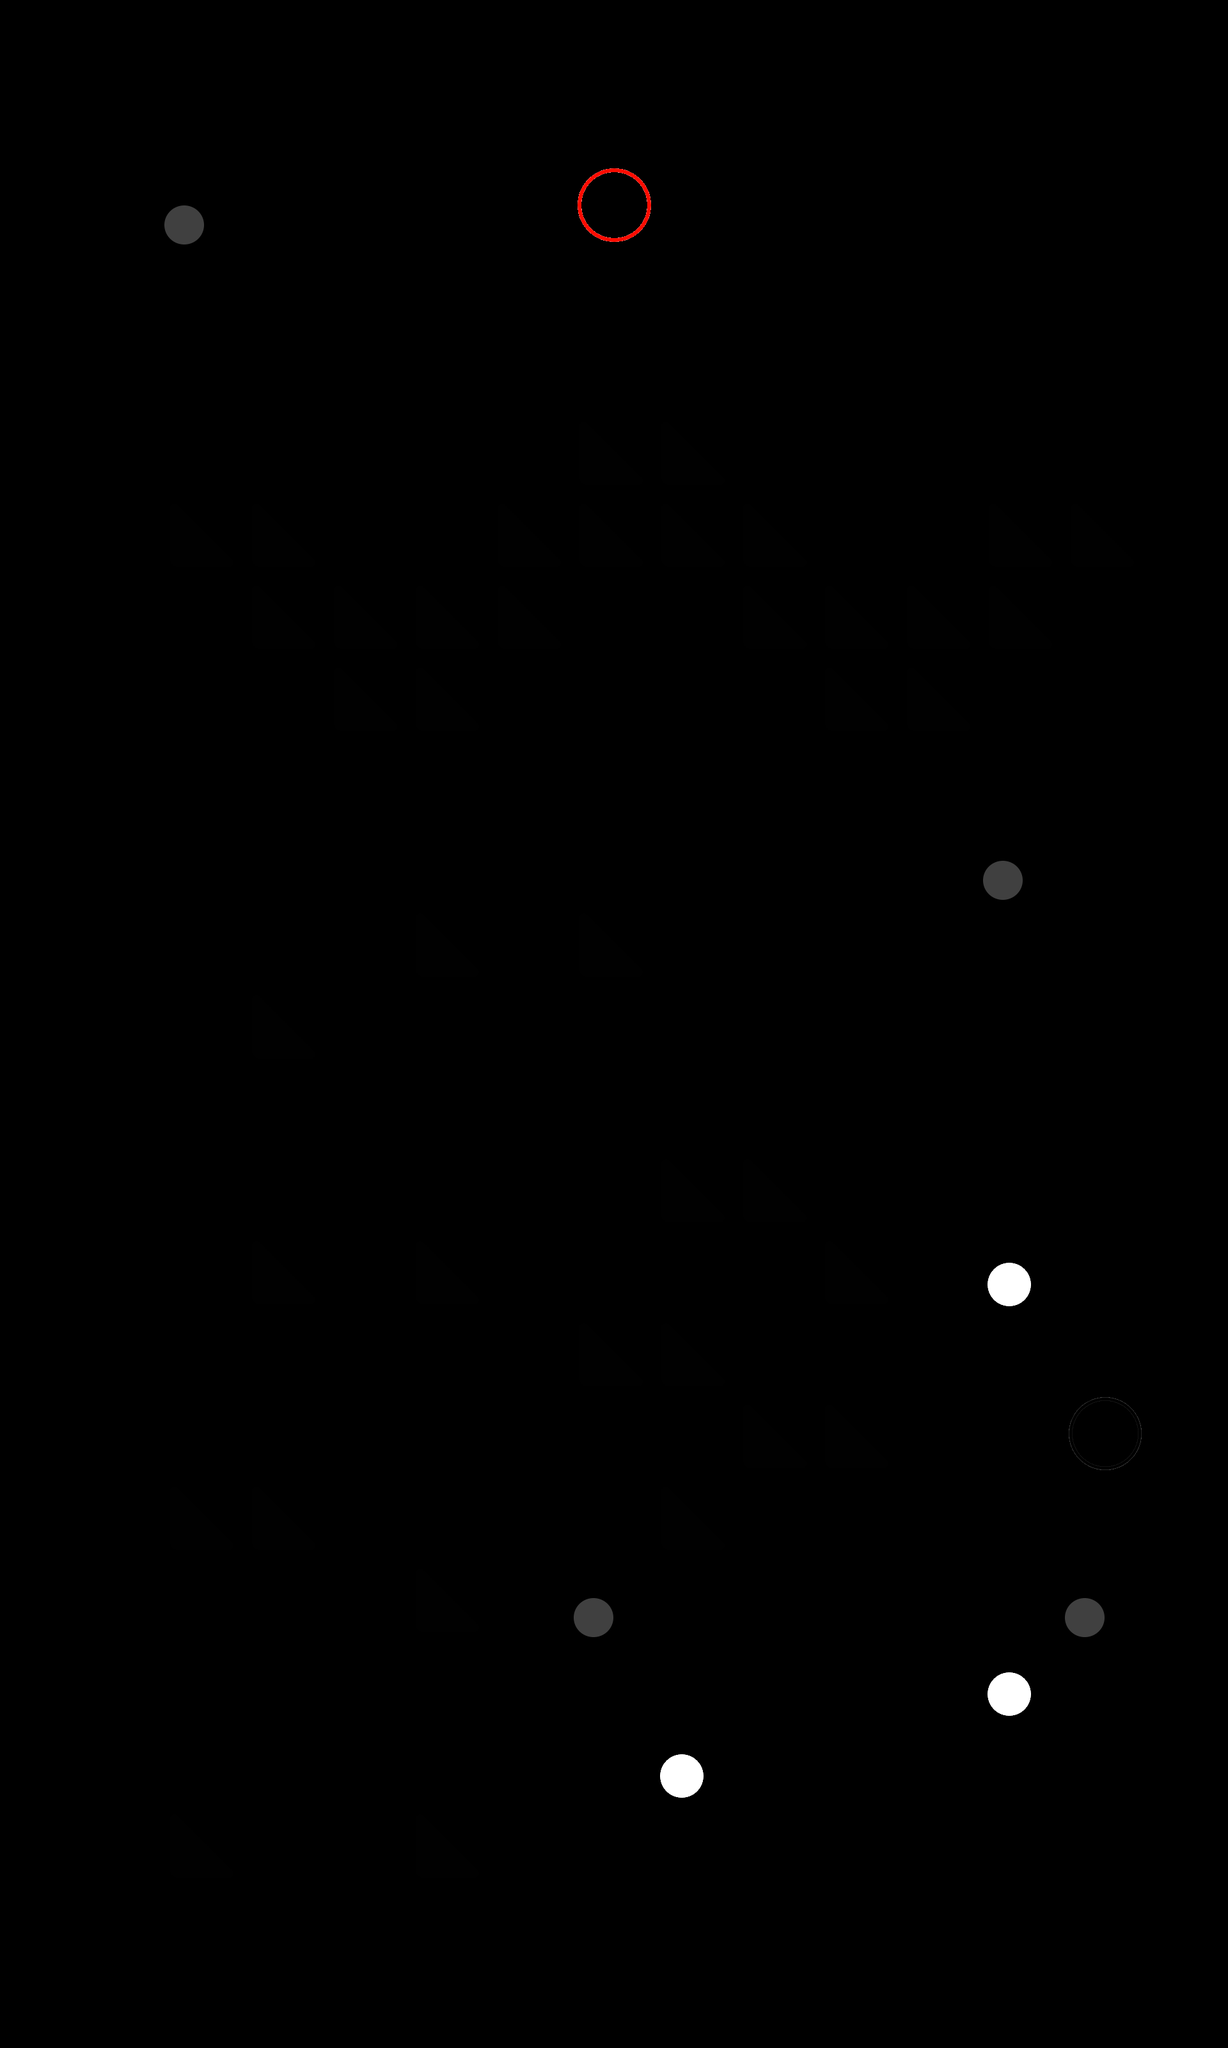

A level layout from a 2D game, rendered from its tile map. Below: a short description, then the map file with tile-grid data replaced by summaries:
An orthogonal 15x25 tile map with 128x128 px tiles, 2 tile layers (tilelayer, settingslayer) and 83 objects.

<map version="1.0" orientation="orthogonal" renderorder="right-down" width="15" height="25" tilewidth="128" tileheight="128" nextobjectid="322">
 <tileset firstgid="1" source="untitled.tsx" />
 <layer name="tilelayer" width="15" height="25">
  <data>[375 cells, 83 non-empty, 7 distinct tile ids]</data>
 </layer>
 <layer name="settingslayer" width="15" height="25">
  <properties>
   <property name="ambientlight" type="float" value="0.95" />
   <property name="scale" type="float" value="2.5" />
  </properties>
  <data>[375 cells, 0 non-empty, 0 distinct tile ids]</data>
 </layer>
 <objectgroup name="mirrors">
  <object id="239" gid="2" x="256" y="896" width="128" height="128" />
  <object id="240" gid="2" x="384" y="896" width="128" height="128" />
  <object id="241" gid="2" x="384" y="1024" width="128" height="128" />
  <object id="242" gid="2" x="512" y="1024" width="128" height="128" />
  <object id="243" gid="2" x="512" y="1152" width="128" height="128" />
  <object id="244" gid="2" x="640" y="1152" width="128" height="128" />
  <object id="245" gid="2" x="640" y="1024" width="128" height="128" />
  <object id="246" gid="2" x="768" y="1024" width="128" height="128" />
  <object id="247" gid="2" x="768" y="896" width="128" height="128" />
  <object id="248" gid="2" x="896" y="896" width="128" height="128" />
  <object id="249" gid="2" x="896" y="768" width="128" height="128" />
  <object id="250" gid="2" x="1024" y="768" width="128" height="128" />
  <object id="251" gid="2" x="1024" y="896" width="128" height="128" />
  <object id="252" gid="2" x="1152" y="896" width="128" height="128" />
  <object id="253" gid="2" x="1152" y="1024" width="128" height="128" />
  <object id="254" gid="2" x="1280" y="1024" width="128" height="128" />
  <object id="255" gid="2" x="1280" y="1152" width="128" height="128" />
  <object id="256" gid="2" x="1408" y="1152" width="128" height="128" />
  <object id="257" gid="2" x="1408" y="1024" width="128" height="128" />
  <object id="258" gid="2" x="1536" y="1024" width="128" height="128" />
  <object id="259" gid="2" x="1536" y="896" width="128" height="128" />
  <object id="260" gid="2" x="1664" y="896" width="128" height="128" />
  <object id="261" gid="2" x="384" y="1664" width="128" height="128" />
  <object id="262" gid="2" x="640" y="1536" width="128" height="128" />
  <object id="263" gid="2" x="896" y="1536" width="128" height="128" />
  <object id="264" gid="2" x="384" y="2048" width="128" height="128" />
  <object id="265" gid="2" x="640" y="2048" width="128" height="128" />
  <object id="266" gid="2" x="1024" y="1920" width="128" height="128" />
  <object id="267" gid="2" x="1152" y="1920" width="128" height="128" />
  <object id="268" gid="2" x="1280" y="2048" width="128" height="128" />
  <object id="269" gid="2" x="896" y="2176" width="128" height="128" />
  <object id="270" gid="2" x="1024" y="2176" width="128" height="128" />
  <object id="271" gid="2" x="1152" y="2304" width="128" height="128" />
  <object id="272" gid="2" x="1280" y="2304" width="128" height="128" />
  <object id="273" gid="2" x="256" y="2432" width="128" height="128" />
  <object id="274" gid="2" x="384" y="2432" width="128" height="128" />
  <object id="275" gid="2" x="1024" y="2432" width="128" height="128" />
  <object id="276" gid="2" x="640" y="2560" width="128" height="128" />
  <object id="277" gid="2" x="256" y="2944" width="128" height="128" />
  <object id="278" gid="2" x="640" y="2944" width="128" height="128" />
 </objectgroup>
 <objectgroup name="pelletends">
  <object id="279" gid="4" x="1664" y="2304" width="128" height="128" />
 </objectgroup>
 <objectgroup name="pelletstarts">
  <object id="280" gid="3" x="896" y="384" width="128" height="128">
   <properties>
    <property name="firedirections" value="udlr" />
    <property name="id" type="int" value="-1" />
    <property name="initialdelay" type="float" value="3" />
    <property name="pelletpause" type="float" value="2.5" />
   </properties>
  </object>
 </objectgroup>
 <objectgroup name="trackpoints">
  <object id="281" gid="6" x="256" y="384" width="64" height="64">
   <properties>
    <property name="groupcolor" type="color" value="#fffff800" />
    <property name="groupnum" type="int" value="0" />
    <property name="id" type="int" value="-2" />
    <property name="linkedid" type="int" value="-1" />
   </properties>
  </object>
  <object id="282" gid="6" x="1536" y="1408" width="64" height="64">
   <properties>
    <property name="groupnum" type="int" value="0" />
    <property name="id" type="int" value="-3" />
   </properties>
  </object>
  <object id="283" gid="6" x="896" y="2560" width="64" height="64">
   <properties>
    <property name="groupnum" type="int" value="0" />
    <property name="id" type="int" value="-4" />
   </properties>
  </object>
  <object id="284" gid="6" x="1664" y="2560" width="64" height="64">
   <properties>
    <property name="groupnum" type="int" value="0" />
    <property name="id" type="int" value="-5" />
   </properties>
  </object>
 </objectgroup>
 <objectgroup name="blocks">
  <object id="285" gid="1" x="256" y="1280" width="128" height="128" />
  <object id="286" gid="1" x="384" y="1280" width="128" height="128" />
  <object id="287" gid="1" x="512" y="1280" width="128" height="128" />
  <object id="288" gid="1" x="640" y="1280" width="128" height="128" />
  <object id="289" gid="1" x="768" y="1280" width="128" height="128" />
  <object id="290" gid="1" x="896" y="1280" width="128" height="128" />
  <object id="291" gid="1" x="1024" y="1280" width="128" height="128" />
  <object id="292" gid="1" x="1152" y="1280" width="128" height="128" />
  <object id="293" gid="1" x="1280" y="1280" width="128" height="128" />
  <object id="294" gid="1" x="1408" y="1280" width="128" height="128" />
  <object id="295" gid="1" x="1536" y="1280" width="128" height="128" />
  <object id="296" gid="1" x="1664" y="1280" width="128" height="128" />
  <object id="297" gid="1" x="1408" y="1408" width="128" height="128" />
  <object id="298" gid="1" x="1408" y="1536" width="128" height="128" />
  <object id="299" gid="1" x="1536" y="1536" width="128" height="128" />
  <object id="300" gid="1" x="1664" y="1536" width="128" height="128" />
  <object id="301" gid="1" x="256" y="2304" width="128" height="128" />
  <object id="302" gid="1" x="384" y="2304" width="128" height="128" />
  <object id="303" gid="1" x="512" y="2304" width="128" height="128" />
  <object id="304" gid="1" x="640" y="2304" width="128" height="128" />
  <object id="305" gid="1" x="768" y="2304" width="128" height="128" />
  <object id="306" gid="1" x="896" y="2304" width="128" height="128" />
  <object id="307" gid="1" x="1024" y="2304" width="128" height="128" />
  <object id="308" gid="1" x="1152" y="2432" width="128" height="128" />
  <object id="309" gid="1" x="1280" y="2432" width="128" height="128" />
  <object id="310" gid="1" x="1408" y="2432" width="128" height="128" />
  <object id="311" gid="1" x="1536" y="2432" width="128" height="128" />
  <object id="312" gid="1" x="1408" y="2304" width="128" height="128" />
  <object id="320" gid="1" x="1664" y="2432" width="128" height="128">
   <properties>
    <property name="id" type="int" value="-14" />
    <property name="startingaction" value="enable" />
    <property name="toggleid" type="int" value="-12" />
   </properties>
  </object>
  <object id="321" gid="1" x="768" y="2560" width="128" height="128">
   <properties>
    <property name="id" type="int" value="-13" />
    <property name="startingaction" value="enable" />
    <property name="toggleid" type="int" value="-11" />
   </properties>
  </object>
 </objectgroup>
 <objectgroup name="toggles">
  <!-- 3 objects omitted --></objectgroup>
 <objectgroup name="wallportals">
  <!-- 4 objects omitted --></objectgroup>
</map>
<!-- 7 of 83 objects omitted -->
